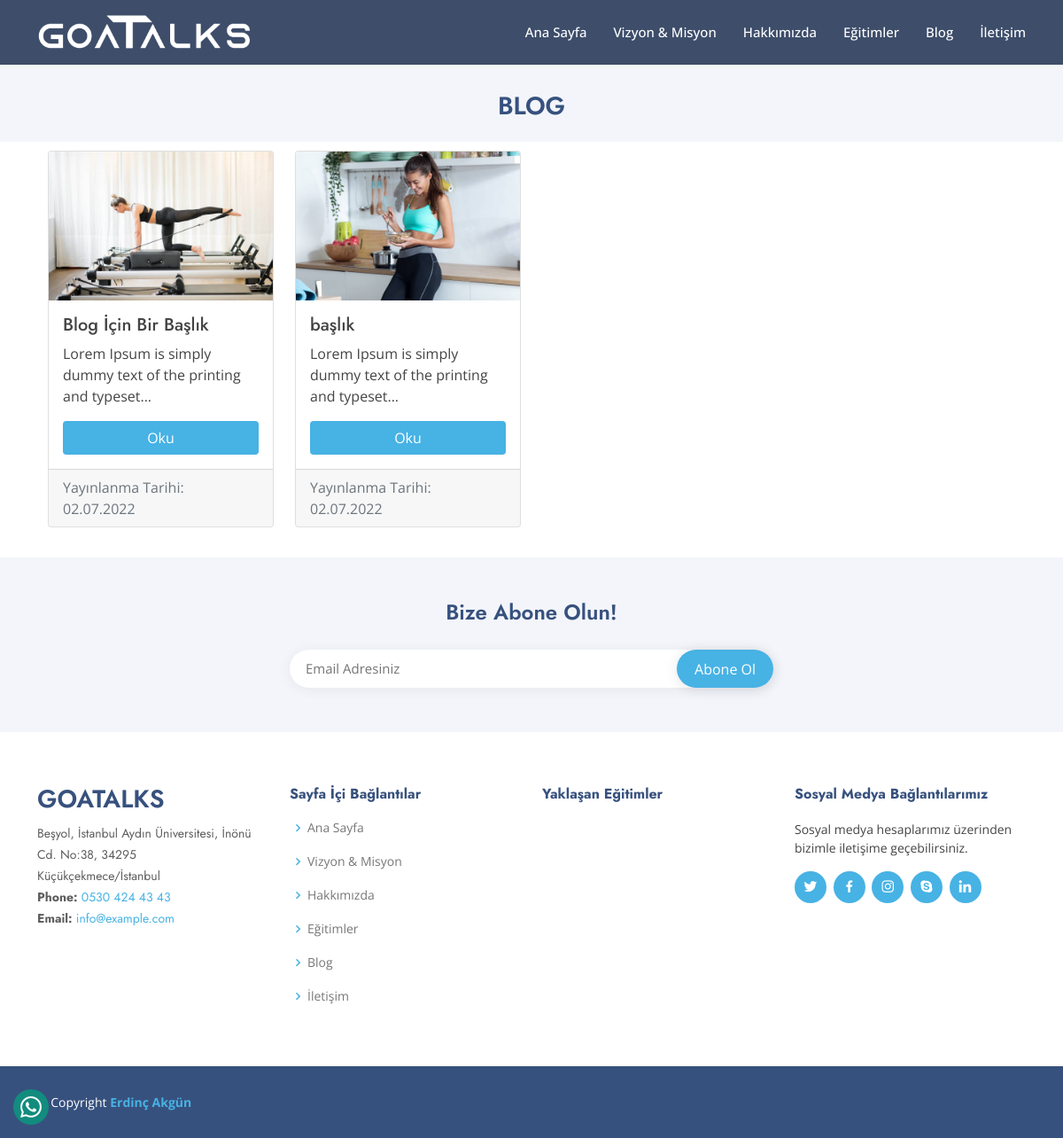
Page /blog on the committed database.
### main.py (models this page shows)
class Blog(db.Model):
    id = db.Column(db.Integer, primary_key=True)
    title = db.Column(db.String(140), nullable=False)
    content = db.Column(db.Text, nullable=False)
    image = db.Column(db.String(45), nullable=False)
    created_date = db.Column(db.DateTime, default=datetime.datetime.utcnow)

### main.py (the view)
@app.route("/blog")
def blog():
    blogs = Blog.query.all()
    return render_template("blog.html", blogs=blogs)

### templates/blog.html
{% extends 'base.html' %} {% block body %}
<main id="main">
  <section id="breadcrumbs" class="breadcrumbs">
    <div class="container" style="text-align: center">
      <h2>BLOG</h2>
    </div>
  </section>
  <section class="inner-page">
    <div class="container">
      <div class="row mx-auto">
        {% for blog in blogs %}
        <div class="col-sm-3">
          <div class="card mb-4" style="width: 100%">
            <img class="card-img-top" src="{{ url_for('send_uploaded_file', filename=blog.image) }}" alt="">
            <div class="card-body">
              <h5 class="card-title">{{ blog.title }}</h5>
              <p class="card-text">
                {{ blog.content[:60] }}...
              </p>
              <a href="/blog/{{ blog.id }}" class="btn blog-btn" style="width: 100%;">Oku</a>
            </div>
            <div class="card-footer text-muted">
              Yayınlanma Tarihi: {{ blog.created_date.strftime('%d.%m.%Y')}}
            </div>
          </div>
        </div>
        {% endfor %}
      </div>
    </div>
  </section>
</main>
{% endblock body %}

### static/css/style.css (style rules this page uses)
body { font-family: "Open Sans", sans-serif; color: #444444; }
a { color: #47b2e4; text-decoration: none; }
h1, h2, h3, h4, h5, h6 { font-family: "Jost", sans-serif; }
section { padding: 10px 0; overflow: hidden; }
h2 { margin-top: 16px; }
.breadcrumbs { padding: 15px 0; background: #f3f5fa; min-height: 40px; margin-top: 72px; }
.breadcrumbs h2 { font-size: 28px; font-weight: 600; color: #37517e; }
.blog-btn { background-color: #47b2e4; color: white; }

### rows in the picture
Blog: image (picture), title "Blog İçin Bir Başlık", content "Lorem Ipsum is simply dummy text of the printing and typeset", {{ blog.id }} 1 (drawn), created_date "02.07.2022"
Blog: image (picture), title "başlık", content "Lorem Ipsum is simply dummy text of the printing and typeset", created_date "02.07.2022"
